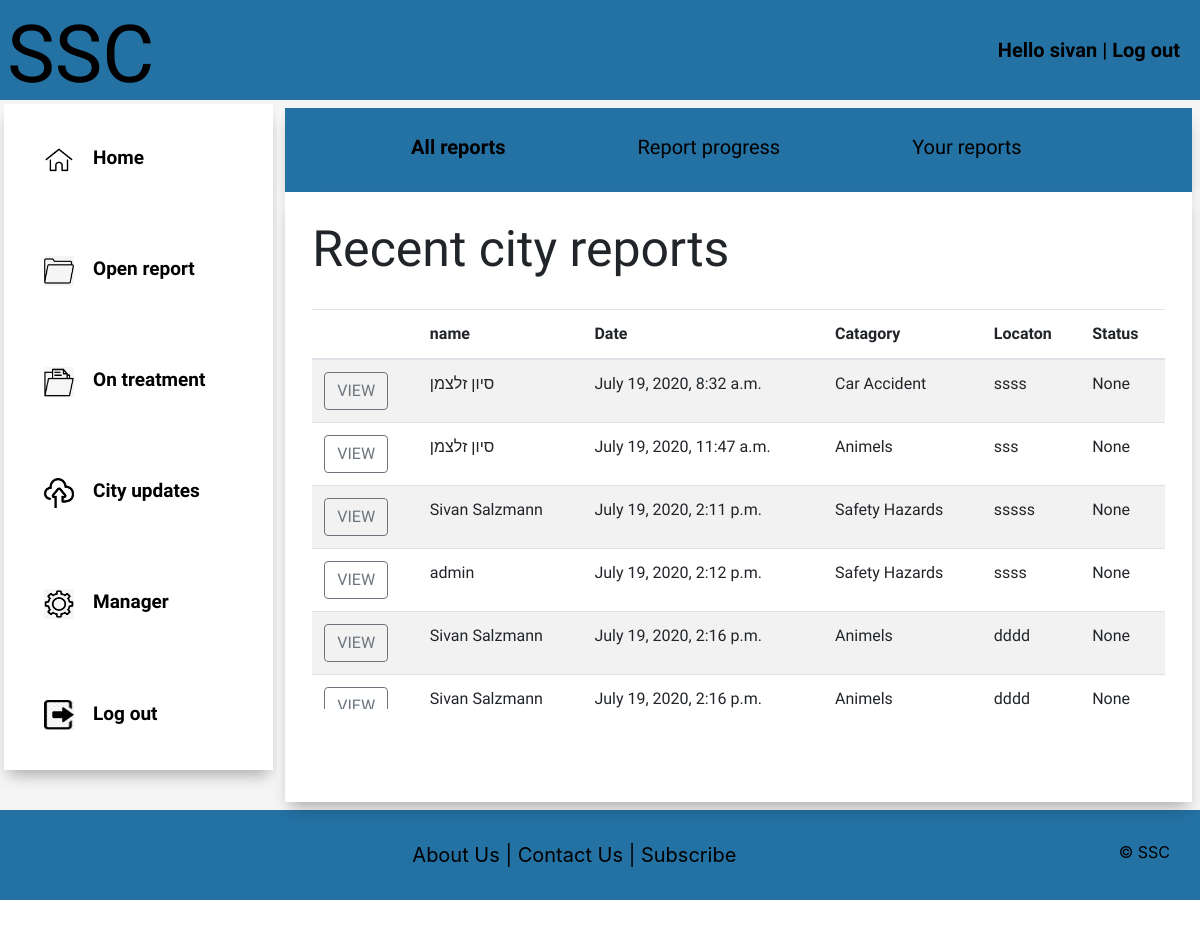
/private/ (signed in), run on the app's committed database.
### accounts/models.py (models this page shows, shortened)
class Report(models.Model):
    STATUS =(
                ('Waiting','Waiting'),
                ('onTretamant', 'onTretamant'),
                ('Done','Done'),
            )
    CATEGORY = (
                     ('Animels','Animels'),
                     ('Safety Hazards','Safety Hazards'),
                     ('Car Accident','Car Accident'),
                     ('Signpost Damage','Signpost Damage'),
                     ('Weather Damage','Weather Damage'),
                     ('Other','Other'),
                )
    URGENCY =   (    ('Immediate', 'Immediate'),
                     ('Medium','Medium'),
                     ('Not urgent','Not urgent'),
                )
    publication_date = models.DateTimeField(auto_now_add=True, null=True)
    name = models.CharField(max_length=200, null=True)
    urgency = models.CharField(max_length=200,null=True, choices=URGENCY)
    customer = models.ForeignKey(Customer, null=True, on_delete=models.SET_NULL)
    category = models.CharField(max_length=200,null=True, choices=CATEGORY)
    location = models.CharField(max_length=200,null=True)
    details = models.TextField(max_length=200, null=True, blank=True)
    status = models.CharField(max_length=200,null=True, choices=STATUS)

### accounts/views.py (the view)
# urls.py: path('private/',views.privatePage, name="private"),
@login_required(login_url='login')
def privatePage(request):
    reports = Report.objects.all()
    count_reports = reports.count()
    context = {'reports':reports,'count_reports':count_reports}
    return render(request,'accounts/private.html', context)

### accounts/templates/accounts/private.html (shortened to what this page needs)
{% load static %}
{% load crispy_forms_tags %}
<!DOCTYPE html>
<html>
<head>
    <link rel="stylesheet" href=" {% static 'accounts/includes/style.css' %}"/>
    <link rel="stylesheet" href="https://stackpath.bootstrapcdn.com/bootstrap/4.5.0/css/bootstrap.min.css">
    <link rel="stylesheet" href="https://cdnjs.cloudflare.com/ajax/libs/font-awesome/4.7.0/css/font-awesome.min.css">
    <link rel="stylesheet" href="https://maxcdn.bootstrapcdn.com/bootstrap/4.0.0/css/bootstrap.min.css">
</head>
<body>
<header class="headerPage">
    <a href="{% url 'home' %}"><h1 class="main">SSC</h1></a>
    <div class="logInPage">Hello {{request.user}}  |  <a href="{% url 'logout' %}">Log out</a></div>
</header>
<div id="wrapper">
    <main>
        <div class="d-flex flex-row">
            <div class="p-1">
                <div id=menu>
                    <ul>
                        <li><img src="{% static 'accounts/images/home.png'%}" alt=""><a href="{% url 'home' %}">Home</a></li>
                        <li><img src="{% static 'accounts/images/open.png'%}" alt=""><a href="{% url 'form' %}">Open report</a></li>
                        <li><img src="{% static 'accounts/images/on.png'%}" alt=""><a href="#">On treatment</a></li>
                        <li><img src="{% static 'accounts/images/Update.png'%}" alt=""><a href="#">City updates</a></li>
                        <li><img src="{% static 'accounts/images/settings.png'%}" alt=""><a href="{% url 'manage_users'%}">Manager</a></li>
                        <li><img src="{% static 'accounts/images/logout.jpg'%}" alt=""><a href="{% url 'logout' %}">Log out</a></li>
                    </ul>
                </div>
            </div>
            <div class="p-2">
                <nav class="topnav">
                    <ul>
                        <li><a href="#"><b>All reports</b></a></li>
                        <li><a href="#">Report progress</a></li>
                        <li><a href="#">Your reports</a></li>
                    </ul>
                </nav>
                <section id="forms">
                    <h1>Recent city reports</h1>
                <div class="table-wrapper-scroll-y my-custom-scrollbar">
                    <table class="table table-striped mb-0">
                        <thead>
                        <tr>
                            <th></th>
                            <th scope="col">name</th>
                            <th scope="col" class="Date">Date</th>
                            <th scope="col">Catagory</th>
                            <th scope="col">Locaton</th>
                            <th scope="col">Status</th>
                        </tr>
                        </thead>
                        <tbody>
                        {% for report in reports %}
                        <tr>
                            <td><a href="{% url 'progress' report.id %}">
                                <button type="button" class="btn btn-outline-secondary">VIEW</button>
                            </a></td>
                            <td>{{report.name}}</td>
                            <td class="Date">{{report.publication_date}}</td>
                            <td>{{report.category}}</td>
                            <td>{{report.location}}</td>
                            <td>{{report.status}}</td>
                        {% endfor %}
                        </tr>
                        </tbody>
                    </table>
                </div>
                </section>
            </div>
        </div>
    </main>
    <footer>
        <a href="#">About Us | </a>
        <a href="#">Contact Us | </a>
        <a href="#">Subscribe </a>
        <p>&copy; SSC<p>
    </footer>
</div>
</body>
</html>

### accounts/static/accounts/includes/style.css (style rules this page uses)
* { margin: 0; padding: 0; box-sizing: border-box; }
header, main, footer, nav, aside, section, div { display: block; }
a { text-decoration: none; color: black; }
td a { text-decoration: none; color: black; font-weight: bold; }
body { width: 100%; height: auto; font-family: 'Actor', sans-serif; }
main { background-color: #EAF2F8; }
footer { background-color: #2471A3; padding: 30px; text-align: center; }
footer a { text-decoration: none; color: black; font-size: 20px; }
footer p { float: right; color: black; }
.p-1 #menu ul { display: inherit; }
.p-1 #menu ul li { padding: 14.92%; }
.p-1 #menu ul li img { width: 30px; height: 30px; }
.p-1 #menu ul li a { font-size: 19px; text-decoration: none; color: black; font-weight: bold; }
.p-2 .topnav ul li a { font-size: 20px; margin-left: 60px; margin-top: 10px; }
.p-2 .topnav ul { display: inline-flex; }
.p-1 { width: 300px; background-color: whitesmoke; }
.p-2 { width: 1000px; background-color: whitesmoke; }
.p-1 a { padding: 10%; }
.p-2 .topnav { background-color: #2471A3; box-shadow: 0px 10px 15px -5px rgba(0, 0, 0, 0.3); }
#menu { background-color:white; font-family: 'Actor', sans-serif; box-shadow: 0px 10px 15px -5px rgba(0, 0, 0, 0.3); }
#menu li { list-style-type:none; }
#forms { height: 610px; background-color: white; display: flex; flex-direction: column; padding: 3%; box-shadow: 0px 10px 15px -5px rgba(0, 0, 0, 0.3); }
#forms h1 { font-family: 'Actor', sans-serif; font-size: 50px; margin-bottom: 30px; }
table { font-family: 'Actor', sans-serif; }
.headerPage a h1 { font-size: 60px; padding: 5%; font-family: 'Kite One', sans-serif; color: black; }
.headerPage { width: 100%; height: 100px; display: flex; background-color: #2471A3; }
.topnav { overflow: hidden; font-family: 'Actor', sans-serif; }
.topnav ul { display: inline-flex; list-style-type: none; margin-left: 30px; }
nav a { float: left; color: black; padding: 14px 36px; font-size: 20px; }
.headerPage .logInPage { font-weight:bold; font-size:20px; position:absolute; right: 20px; top: 35px; font-family: 'Actor', sans-serif; color:black; }
.my-custom-scrollbar { position: relative; height: 400px; overflow: auto; }
.table-wrapper-scroll-y { display: block; }
.logInPage a, .haveAccount a { color:black; }
.headerPage a .main { font-size:80px; }

### data on the page
Report: name "סיון זלצמן", publication_date "July 19, 2020, 8:32 a.m.", category "Car Accident", location "ssss", status "None"
Report: name "סיון זלצמן", publication_date "July 19, 2020, 11:47 a.m.", category "Animels", location "sss", status "None"
Report: name "Sivan Salzmann", publication_date "July 19, 2020, 2:11 p.m.", category "Safety Hazards", location "sssss", status "None"
Report: name "admin", publication_date "July 19, 2020, 2:12 p.m.", category "Safety Hazards", location "ssss", status "None"
Report: name "Sivan Salzmann", publication_date "July 19, 2020, 2:16 p.m.", category "Animels", location "dddd", status "None"
Report: name "Sivan Salzmann", publication_date "July 19, 2020, 2:16 p.m.", category "Animels", location "dddd", status "None"

### other printed values
{{ request.user }} "sivan"
